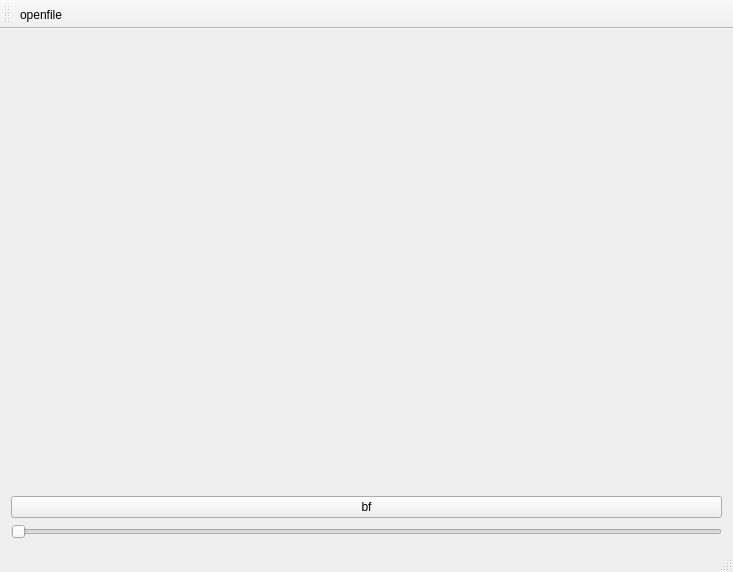
<?xml version="1.0" encoding="UTF-8"?>
<ui version="4.0">
 <class>xplayerClass</class>
 <widget class="QMainWindow" name="xplayerClass">
  <property name="geometry">
   <rect>
    <x>0</x>
    <y>0</y>
    <width>733</width>
    <height>572</height>
   </rect>
  </property>
  <property name="windowTitle">
   <string>xplayer</string>
  </property>
  <widget class="QWidget" name="centralWidget">
   <layout class="QGridLayout" name="gridLayout">
    <item row="0" column="0">
     <layout class="QVBoxLayout" name="verticalLayout">
      <item>
       <widget class="XVideoWidget" name="widget" native="true"/>
      </item>
      <item>
       <widget class="QPushButton" name="pb_play">
        <property name="text">
         <string>bf</string>
        </property>
       </widget>
      </item>
      <item>
       <widget class="QSlider" name="video_slider">
        <property name="maximum">
         <number>999</number>
        </property>
        <property name="orientation">
         <enum>Qt::Horizontal</enum>
        </property>
       </widget>
      </item>
     </layout>
    </item>
   </layout>
  </widget>
  <widget class="QToolBar" name="mainToolBar">
   <attribute name="toolBarArea">
    <enum>TopToolBarArea</enum>
   </attribute>
   <attribute name="toolBarBreak">
    <bool>false</bool>
   </attribute>
   <addaction name="act_openfile"/>
  </widget>
  <widget class="QStatusBar" name="statusBar"/>
  <action name="act_openfile">
   <property name="text">
    <string>openfile</string>
   </property>
   <property name="toolTip">
    <string>打开音视频文件</string>
   </property>
  </action>
 </widget>
 <layoutdefault spacing="6" margin="11"/>
 <customwidgets>
  <customwidget>
   <class>XVideoWidget</class>
   <extends>QWidget</extends>
   <header>xvideowidget.h</header>
   <container>1</container>
  </customwidget>
 </customwidgets>
 <resources>
  <include location="xplayer.qrc"/>
 </resources>
 <connections/>
</ui>
